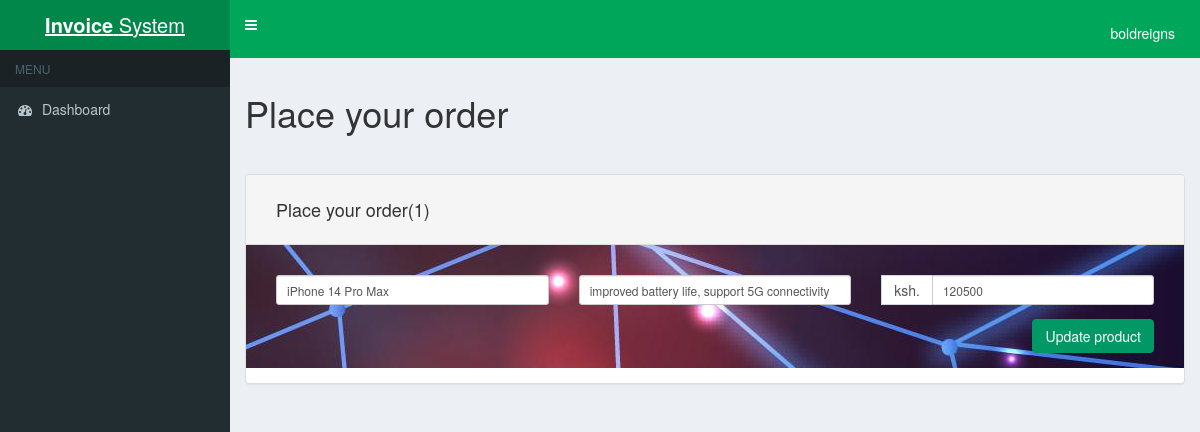
Screenshot of /make_oder.php?id=1 (signed in) with the database file from the repository.
### tables this page shows
CREATE TABLE `products` (
  `product_id` int NOT NULL,
  `product_name` varchar(255) NOT NULL,
  `photo` varchar(255) NOT NULL,
  `product_desc` varchar(255) NOT NULL,
  `product_vendor` varchar(255) NOT NULL,
  `product_price` decimal(10,0) NOT NULL
);

### make_oder.php (the view, shortened to what this page needs)
<?php
include('header.php');
$getID = $_GET['id'];
$mysqli = new mysqli(DATABASE_HOST, DATABASE_USER, DATABASE_PASS, DATABASE_NAME);
$query = "SELECT * FROM products WHERE product_id = '" . $mysqli->real_escape_string($getID) . "'";
$result = mysqli_query($mysqli, $query);
if($result) {
	while ($row = mysqli_fetch_assoc($result)) {
		$product_name = $row['product_name'];
		$product_desc = $row['product_desc'];
		$product_price = $row['product_price'];
	}
}
?>
<h1>Place your order</h1>
<hr>
<div class="row">
	<div class="col-xs-12">
		<div class="panel panel-default">
			<div class="panel-heading">
				<h4> Place your order(<?php echo $getID; ?>)</h4>
			</div>
			<div class="panel-body form-group form-group-sm">
				<form method="post" id="update_product">
					<div class="row">
						<div class="col-xs-4">
							<input type="text" class="form-control required" name="product_name" placeholder="Enter product name" value="<?php echo $product_name; ?>">
						</div>
						<div class="col-xs-4">
							<input type="text" class="form-control required" name="product_desc" placeholder="Enter product description" value="<?php echo $product_desc; ?>">
						</div>
						<div class="col-xs-4">
							<div class="input-group">
								<span class="input-group-addon"><?php echo CURRENCY ?></span>
								<input type="text" name="product_price" class="form-control required" placeholder="0.00" aria-describedby="sizing-addon1" value="<?php echo $product_price; ?>">
							</div>
						</div>
					</div>
					<div class="row">
						<div class="col-xs-12 margin-top btn-group">
							<input type="submit" id="action_update_product" class="btn btn-success float-right" value="Update product" data-loading-text="Updating...">
						</div>
					</div>
				</form>
			</div>
		</div>
	</div>
<?php
	include('footer.php');
?>

### css/styles.css (style rules this page uses)
body { padding: 0; background-color: #00a65a; }
.btn-success { background-color: #009966; border-color: #009966; }
.panel-body { padding: 30px 30px 15px 30px; background-image: url('images/login.jpg'); }
.panel-heading { padding: 15px 30px 15px 30px; }
.float-right { float: right !important; }
.margin-top { margin-top: 1em; }

### rows the page displays
products: product_name "iPhone 14 Pro Max", product_desc "improved battery life, support 5G connectivity", product_price "120500"

### other values shown
$_SESSION['login_username'] "boldreigns"
$getID "1"
CURRENCY "ksh."
